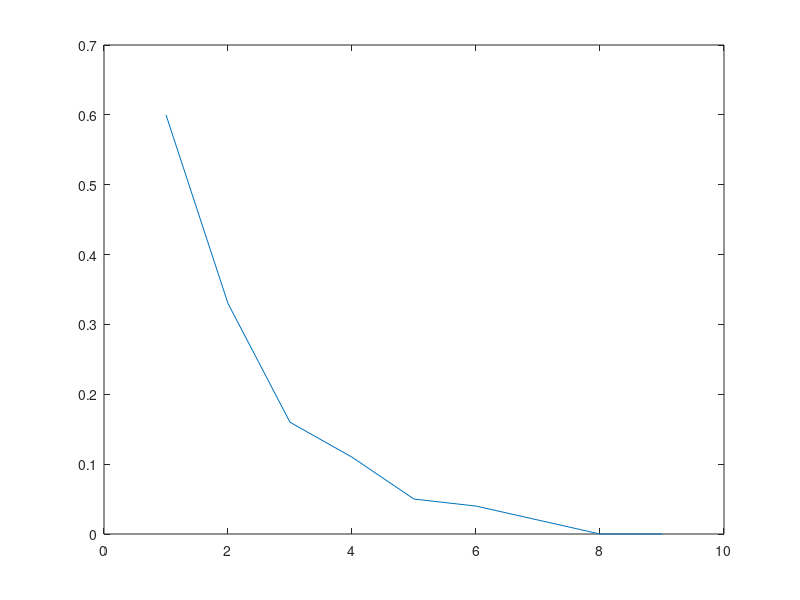

The MATLAB script that drew this image:
clear;
close all;
clc;

N = 100;
n = 20;
i = 1;
p = zeros(1, 9);
for m = [200 500 1000 2000 5000 10000 20000 50000 100000]
    ls = randi([1 m], n, N); % max valor int, n linhas, n colunas
    
    nao_diff = zeros(1,N);
    for col=1:N
        nao_diff(col) = length(unique(ls(:,col))) <= n-1; 
    end
    
    cfav2 = sum(nao_diff);
    p(i) = cfav2/N;
    i = i + 1;
end

plot(1:9, p)
